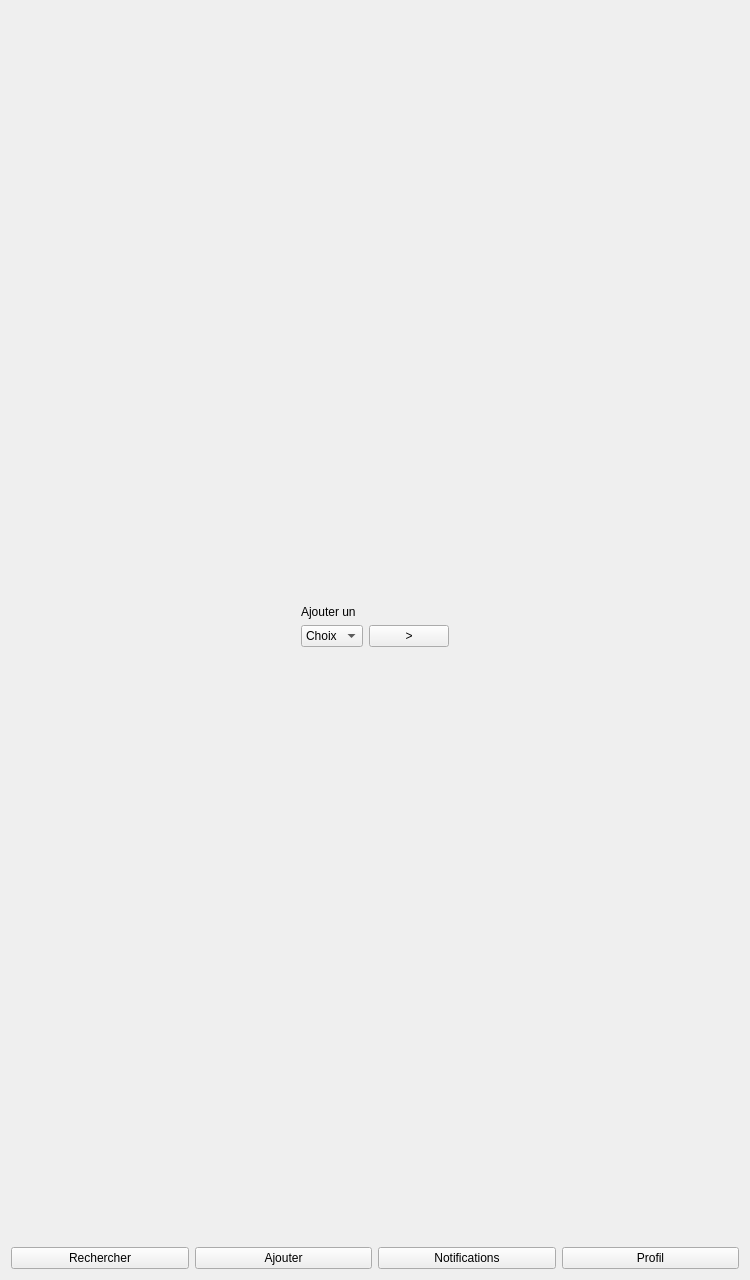
<?xml version="1.0" encoding="UTF-8"?>
<ui version="4.0">
 <class>Choix_type</class>
 <widget class="QWidget" name="Choix_type">
  <property name="geometry">
   <rect>
    <x>0</x>
    <y>0</y>
    <width>750</width>
    <height>1280</height>
   </rect>
  </property>
  <property name="windowTitle">
   <string>Form</string>
  </property>
  <layout class="QGridLayout" name="gridLayout_3">
   <item row="3" column="0">
    <layout class="QGridLayout" name="gridLayout">
     <item row="0" column="2">
      <widget class="QPushButton" name="button_icones_3">
       <property name="text">
        <string>Notifications</string>
       </property>
      </widget>
     </item>
     <item row="0" column="1">
      <widget class="QPushButton" name="button_icones_2">
       <property name="text">
        <string>Ajouter</string>
       </property>
      </widget>
     </item>
     <item row="0" column="0">
      <widget class="QPushButton" name="button_icones">
       <property name="text">
        <string>Rechercher</string>
       </property>
      </widget>
     </item>
     <item row="0" column="3">
      <widget class="QPushButton" name="button_icones_4">
       <property name="text">
        <string>Profil</string>
       </property>
      </widget>
     </item>
    </layout>
   </item>
   <item row="2" column="0">
    <spacer name="verticalSpacer">
     <property name="orientation">
      <enum>Qt::Vertical</enum>
     </property>
     <property name="sizeHint" stdset="0">
      <size>
       <width>20</width>
       <height>40</height>
      </size>
     </property>
    </spacer>
   </item>
   <item row="1" column="0">
    <layout class="QGridLayout" name="gridLayout_2">
     <item row="1" column="1">
      <widget class="QLabel" name="label_h1">
       <property name="text">
        <string>Ajouter un </string>
       </property>
      </widget>
     </item>
     <item row="2" column="0">
      <spacer name="horizontalSpacer">
       <property name="orientation">
        <enum>Qt::Horizontal</enum>
       </property>
       <property name="sizeHint" stdset="0">
        <size>
         <width>40</width>
         <height>20</height>
        </size>
       </property>
      </spacer>
     </item>
     <item row="2" column="1">
      <widget class="QComboBox" name="comboBox">
       <item>
        <property name="text">
         <string>Choix</string>
        </property>
       </item>
       <item>
        <property name="text">
         <string>Livre</string>
        </property>
       </item>
       <item>
        <property name="text">
         <string>CD</string>
        </property>
       </item>
       <item>
        <property name="text">
         <string>DVD</string>
        </property>
       </item>
      </widget>
     </item>
     <item row="2" column="4">
      <widget class="QPushButton" name="button_validation">
       <property name="text">
        <string>&gt;</string>
       </property>
      </widget>
     </item>
     <item row="2" column="5">
      <spacer name="horizontalSpacer_2">
       <property name="orientation">
        <enum>Qt::Horizontal</enum>
       </property>
       <property name="sizeHint" stdset="0">
        <size>
         <width>40</width>
         <height>20</height>
        </size>
       </property>
      </spacer>
     </item>
    </layout>
   </item>
   <item row="0" column="0">
    <spacer name="verticalSpacer_2">
     <property name="orientation">
      <enum>Qt::Vertical</enum>
     </property>
     <property name="sizeHint" stdset="0">
      <size>
       <width>20</width>
       <height>40</height>
      </size>
     </property>
    </spacer>
   </item>
  </layout>
 </widget>
 <resources/>
 <connections/>
</ui>
